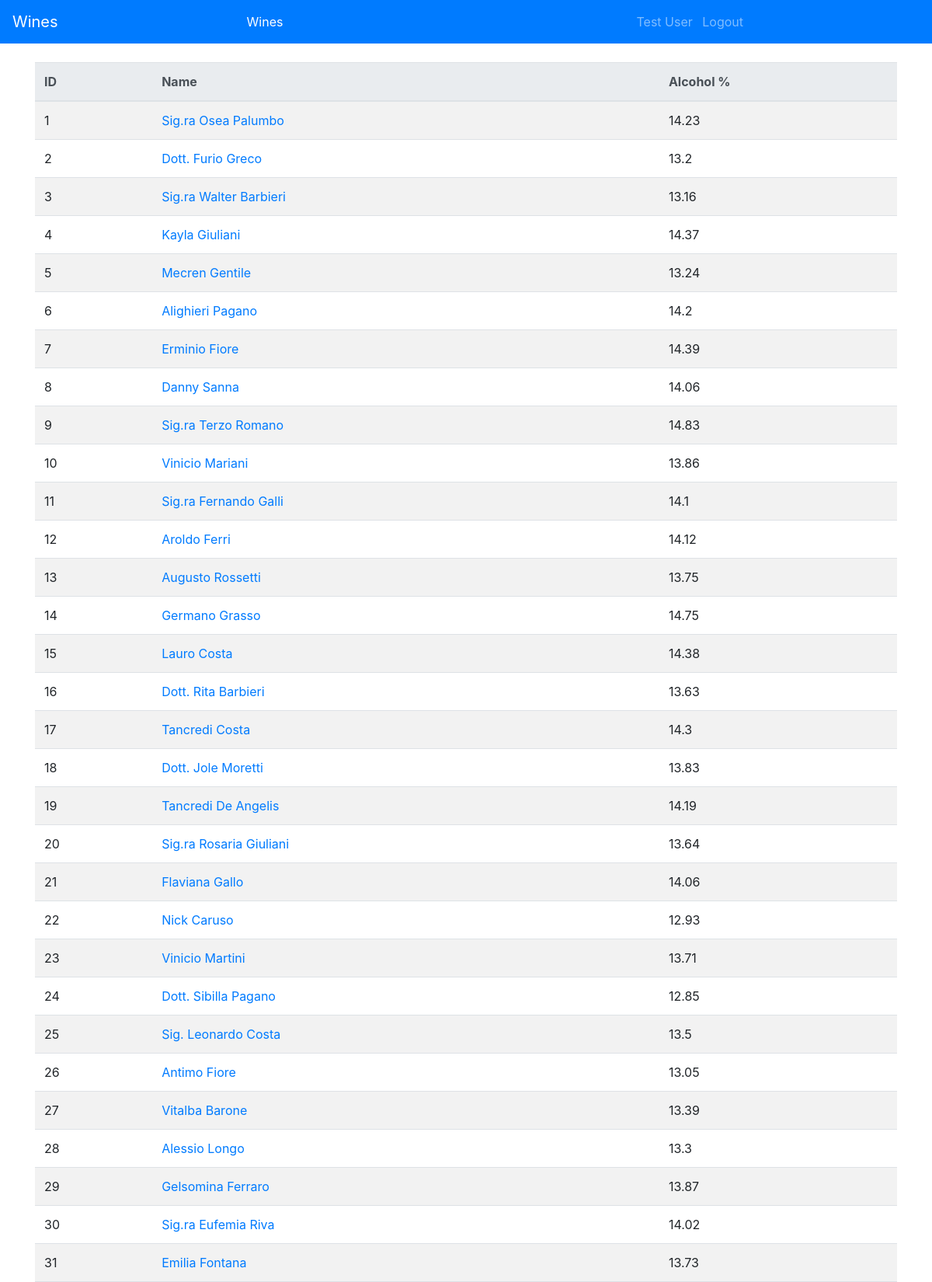
/wines (signed in, upper part), run on the app's committed database.
### db_models.py (models this page shows, shortened)
class User(db.Model, UserMixin):
    id = db.Column(db.Integer, primary_key=True)
    email = db.Column(db.String, nullable=False, unique=True)
    name = db.Column(db.String, nullable=False)
    password = db.Column(db.String, nullable=False)

class Wine(db.Model):
    id = db.Column(db.Integer, primary_key=True)
    name = db.Column(db.String)
    alcohol = db.Column(db.Float)
    malic_acid = db.Column(db.Float)
    ash = db.Column(db.Float)
    alcalinity_of_ash = db.Column(db.Float)
    magnesium = db.Column(db.Float)
    total_phenols = db.Column(db.Float)
    flavanoids = db.Column(db.Float)
    nonflavanoid_phenols = db.Column(db.Float)
    proanthocyanins = db.Column(db.Float)
    color_intensity = db.Column(db.Float)
    hue = db.Column(db.Float)
    protein = db.Column(db.Float)
    proline = db.Column(db.Float)
    target = db.Column(db.Integer)

### app.py (the view)
@app.route('/wines')
@login_required
def render_wine_list():
    return render_template('wine_list.html', wines=Wine.query.all(), active_nav_item='wine-link')

### login_manager.py (called while the page is built)
@login_manager.user_loader
def user_loader(user_id):
    user = User.query.filter_by(id=user_id).first()
    if user is None:
        return
    return user

### templates/wine_list.html (shortened to what this page needs)
{% extends 'base.html' %}
{% block content %}
    <table class="table table-striped">
        <thead class="thead-light">
        <tr>
            <th scope="col">ID</th>
            <th scope="col">Name</th>
            <th scope="col">Alcohol %</th>
        </tr>
        </thead>
        <tbody>
        {% for wine in wines %}
            <tr>
                <td>{{ wine.id }}</td>
                <td><a href="{{ url_for('render_wine_entry', wine_id=wine.id) }}">{{ wine.name }}</a></td>
                <td>{{ wine.alcohol }}</td>
            </tr>
        {% endfor %}
        </tbody>
    </table>
{% endblock %}

### templates/navbar.html (shortened to what this page needs)
{% macro navbar(active_nav_item) %}
    <nav class="navbar navbar-expand-lg navbar-dark bg-primary">
        <a class="navbar-brand" href="{{ url_for('render_home') }}">
            Wines
        </a>
        <div class="collapse navbar-collapse" id="entityNav">
            <ul class="navbar-nav d-flex mx-auto">
                <li class="nav-item {{ 'active' if active_nav_item=='wine-link' }}" id="document-link">
                    <a class="nav-link" href="{{ url_for('render_wine_list') }}">Wines</a>
                </li>
            </ul>
        </div>
        <div class="collapse navbar-collapse" id="usernameNav">
            <ul class="navbar-nav d-flex mx-auto">
                <li class="nav-item">
          <span class="navbar-text">
            &nbsp; {{ current_user.name }}
          </span>
                </li>
                <li class="nav-item">
                    <a class="nav-link" href="{{ url_for('logout') }}">
                        &nbsp;Logout
                    </a>
                </li>
            </ul>
        </div>
    </nav>
{% endmacro %}

### data on the page
User: name "Test User"
Wine: id "1", name "Sig.ra Osea Palumbo", alcohol "14.23"
Wine: id "2", name "Dott. Furio Greco", alcohol "13.2"
Wine: id "3", name "Sig.ra Walter Barbieri", alcohol "13.16"
Wine: id "4", name "Kayla Giuliani", alcohol "14.37"
Wine: id "5", name "Mecren Gentile", alcohol "13.24"
Wine: id "6", name "Alighieri Pagano", alcohol "14.2"
Wine: id "7", name "Erminio Fiore", alcohol "14.39"
Wine: id "8", name "Danny Sanna", alcohol "14.06"
Wine: id "9", name "Sig.ra Terzo Romano", alcohol "14.83"
Wine: id "10", name "Vinicio Mariani", alcohol "13.86"
Wine: id "11", name "Sig.ra Fernando Galli", alcohol "14.1"
Wine: id "12", name "Aroldo Ferri", alcohol "14.12"
Wine: id "13", name "Augusto Rossetti", alcohol "13.75"
Wine: id "14", name "Germano Grasso", alcohol "14.75"
Wine: id "15", name "Lauro Costa", alcohol "14.38"
Wine: id "16", name "Dott. Rita Barbieri", alcohol "13.63"
Wine: id "17", name "Tancredi Costa", alcohol "14.3"
Wine: id "18", name "Dott. Jole Moretti", alcohol "13.83"
Wine: id "19", name "Tancredi De Angelis", alcohol "14.19"
Wine: id "20", name "Sig.ra Rosaria Giuliani", alcohol "13.64"
Wine: id "21", name "Flaviana Gallo", alcohol "14.06"
Wine: id "22", name "Nick Caruso", alcohol "12.93"
Wine: id "23", name "Vinicio Martini", alcohol "13.71"
Wine: id "24", name "Dott. Sibilla Pagano", alcohol "12.85"
Wine: id "25", name "Sig. Leonardo Costa", alcohol "13.5"
Wine: id "26", name "Antimo Fiore", alcohol "13.05"
Wine: id "27", name "Vitalba Barone", alcohol "13.39"
Wine: id "28", name "Alessio Longo", alcohol "13.3"
Wine: id "29", name "Gelsomina Ferraro", alcohol "13.87"
Wine: id "30", name "Sig.ra Eufemia Riva", alcohol "14.02"
Wine: id "31", name "Emilia Fontana", alcohol "13.73"
